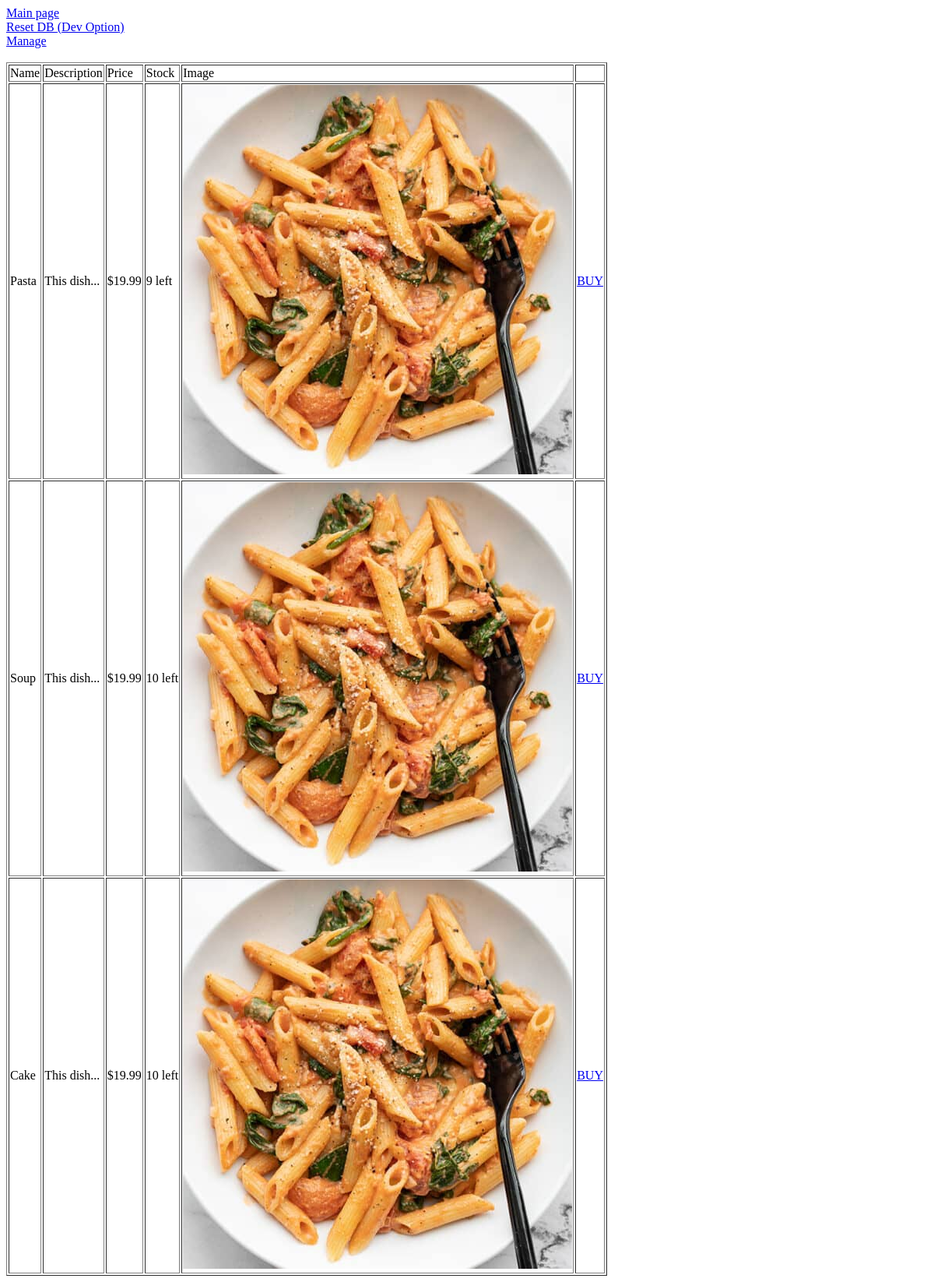
Before: / with the older database file.
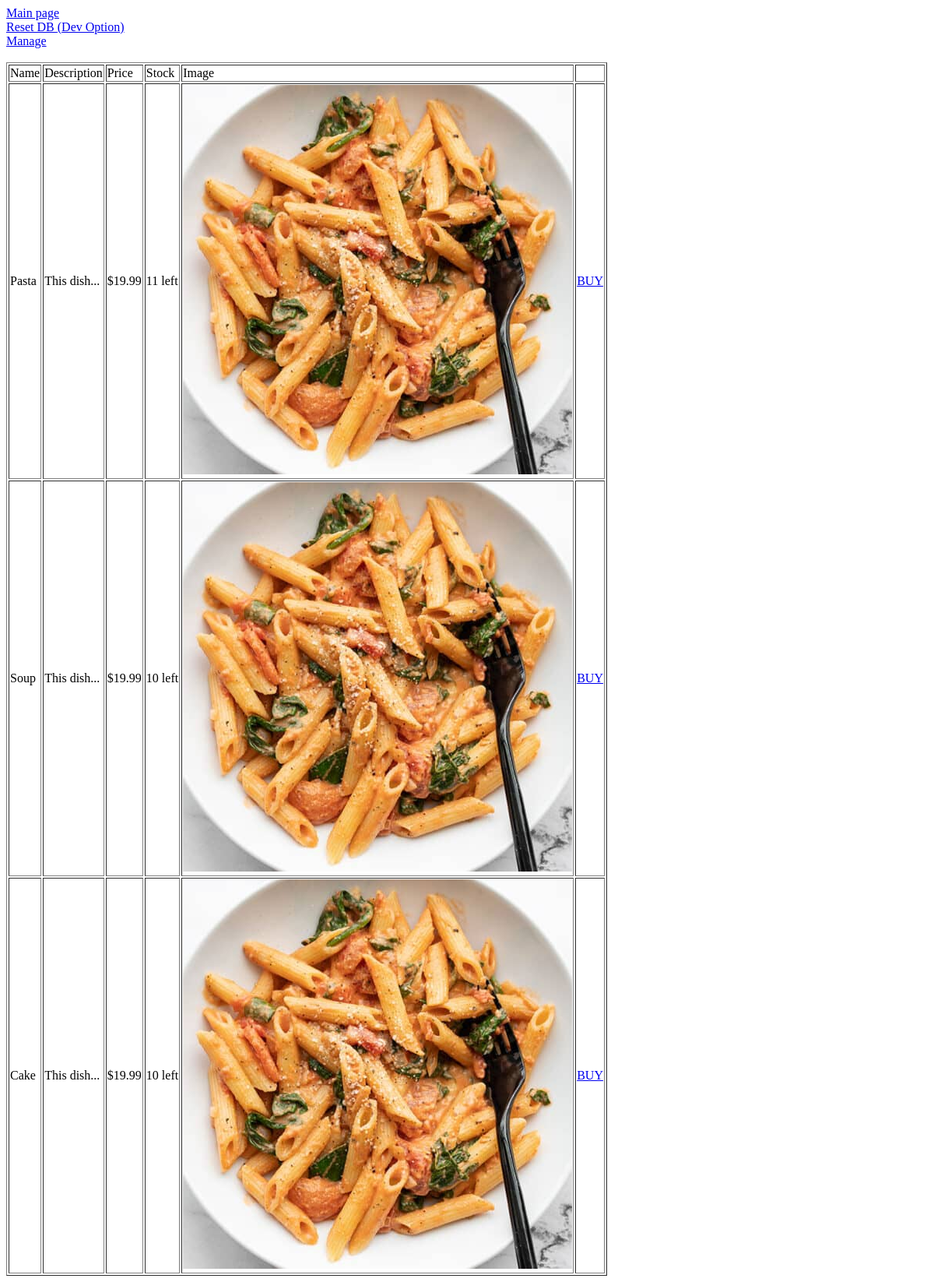
After: the same page with the newer database file.
### tables this page shows
CREATE TABLE products (name TEXT, description TEXT, price FLOAT, stock INTEGER, imgpath TEXT);

### image_repository/views.py (the view)
@app.route("/")
def home_page():
    products = process_info()
    return render_template("index.html", products=products)

### image_repository/views.py (called while the page is built)
def get_cursor():
    connection = sql.connect("products.db")
    cursor = connection.cursor()
    return (cursor, connection)

def process_info():
    (cursor, _) = get_cursor()
    cursor.execute("SELECT rowid, * FROM products")
    rows = cursor.fetchall()
    print("Retrieved %d database entries" % len(rows))
    products = []
    for row in rows:
        products.append({
            "id":    row[0],
            "name":  row[1],
            "description": row[2],
            "price": "$%.2f" % (row[3]),
            "stock": "%d left" % (row[4]),
            "src":   "%s" % (row[5]),
        })
    return products

### image_repository/templates/index.html (shortened to what this page needs)
<!doctype html>
<html>
    <head>
    </head>
    <body>
        <a href="/">Main page</a> <br>
        <a href="/reset">Reset DB (Dev Option)</a> <br>
        <a href="/manage">Manage</a> <br>
        <br>
        <table border = 1>
            <thead>
                <td>Name</td>
                <td>Description</td>
                <td>Price</td>
                <td>Stock</td>
                <td>Image</td>
                <td></td>
            </thead>
            {% for product in products %}
                <tr>
                <td>{{product["name"]}}</td>
                <td>{{product["description"]}}</td>
                <td>{{product["price"]}}</td>
                <td>{{product["stock"]}}</td>
                <td><img src='{{product["src"]}}' /></td>
                <td><a href='/buy/{{product["id"]}}'>BUY</button></td>
                </tr>
            {% endfor %}
        </table>
    </body>
</html>

Changed rows visible on the page:
changed products "Pasta": stock "9 left" → "11 left"
